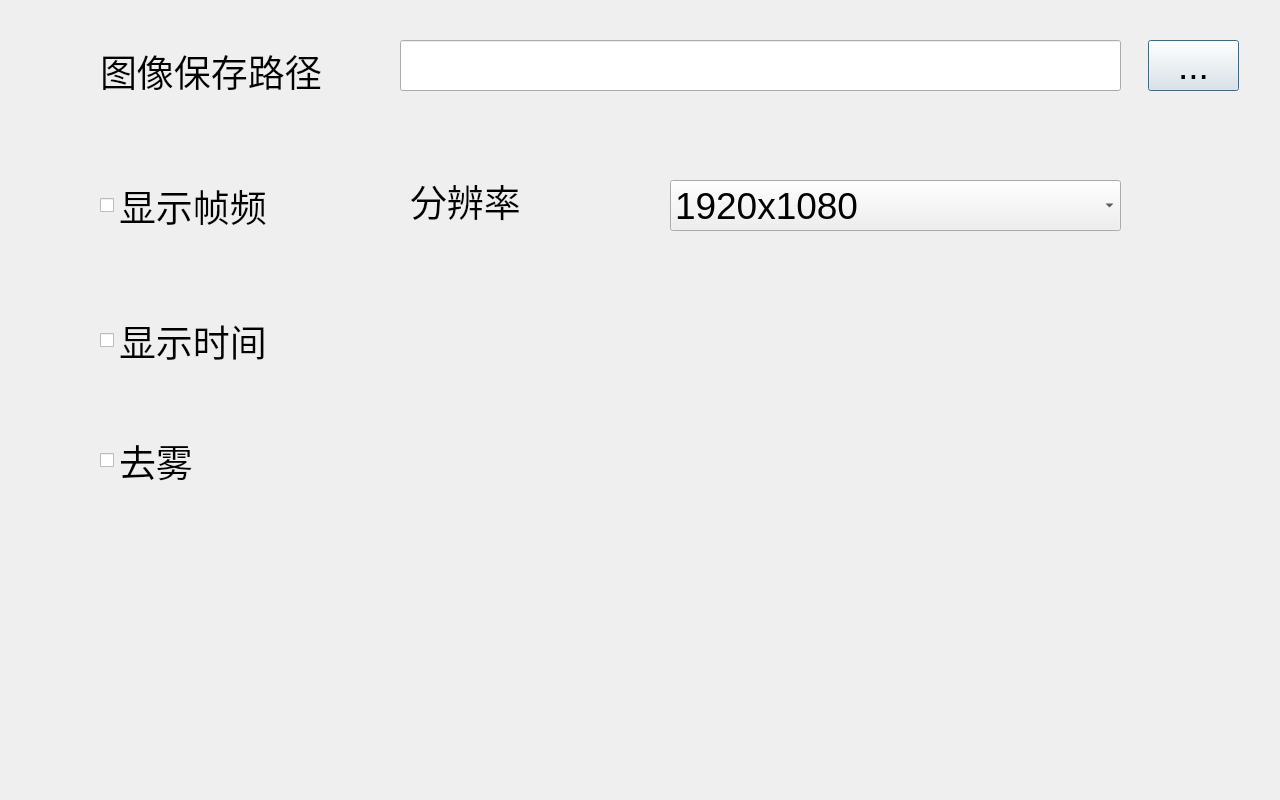
<?xml version="1.0" encoding="UTF-8"?>
<ui version="4.0">
 <class>SettingDialog</class>
 <widget class="QDialog" name="SettingDialog">
  <property name="geometry">
   <rect>
    <x>0</x>
    <y>0</y>
    <width>1280</width>
    <height>800</height>
   </rect>
  </property>
  <property name="font">
   <font>
    <pointsize>28</pointsize>
   </font>
  </property>
  <property name="windowTitle">
   <string>Dialog</string>
  </property>
  <widget class="QPushButton" name="btnBrowse">
   <property name="geometry">
    <rect>
     <x>1148</x>
     <y>40</y>
     <width>91</width>
     <height>51</height>
    </rect>
   </property>
   <property name="text">
    <string>...</string>
   </property>
  </widget>
  <widget class="QLabel" name="label">
   <property name="geometry">
    <rect>
     <x>100</x>
     <y>40</y>
     <width>301</width>
     <height>61</height>
    </rect>
   </property>
   <property name="text">
    <string>图像保存路径</string>
   </property>
  </widget>
  <widget class="QLineEdit" name="editPath">
   <property name="geometry">
    <rect>
     <x>400</x>
     <y>40</y>
     <width>721</width>
     <height>51</height>
    </rect>
   </property>
   <property name="readOnly">
    <bool>true</bool>
   </property>
  </widget>
  <widget class="QCheckBox" name="checkFPS">
   <property name="geometry">
    <rect>
     <x>100</x>
     <y>180</y>
     <width>291</width>
     <height>51</height>
    </rect>
   </property>
   <property name="text">
    <string>显示帧频</string>
   </property>
  </widget>
  <widget class="QCheckBox" name="checkDefog">
   <property name="geometry">
    <rect>
     <x>100</x>
     <y>430</y>
     <width>301</width>
     <height>61</height>
    </rect>
   </property>
   <property name="text">
    <string>去雾</string>
   </property>
  </widget>
  <widget class="QCheckBox" name="checkClock">
   <property name="geometry">
    <rect>
     <x>100</x>
     <y>310</y>
     <width>301</width>
     <height>61</height>
    </rect>
   </property>
   <property name="text">
    <string>显示时间</string>
   </property>
  </widget>
  <widget class="QComboBox" name="comboBox">
   <property name="geometry">
    <rect>
     <x>670</x>
     <y>180</y>
     <width>451</width>
     <height>51</height>
    </rect>
   </property>
   <item>
    <property name="text">
     <string>1920x1080</string>
    </property>
   </item>
   <item>
    <property name="text">
     <string>1280x1024</string>
    </property>
   </item>
   <item>
    <property name="text">
     <string>1024x768</string>
    </property>
   </item>
   <item>
    <property name="text">
     <string>640x480</string>
    </property>
   </item>
  </widget>
  <widget class="QLabel" name="label_2">
   <property name="geometry">
    <rect>
     <x>410</x>
     <y>170</y>
     <width>241</width>
     <height>61</height>
    </rect>
   </property>
   <property name="text">
    <string>分辨率</string>
   </property>
  </widget>
 </widget>
 <resources/>
 <connections/>
</ui>
